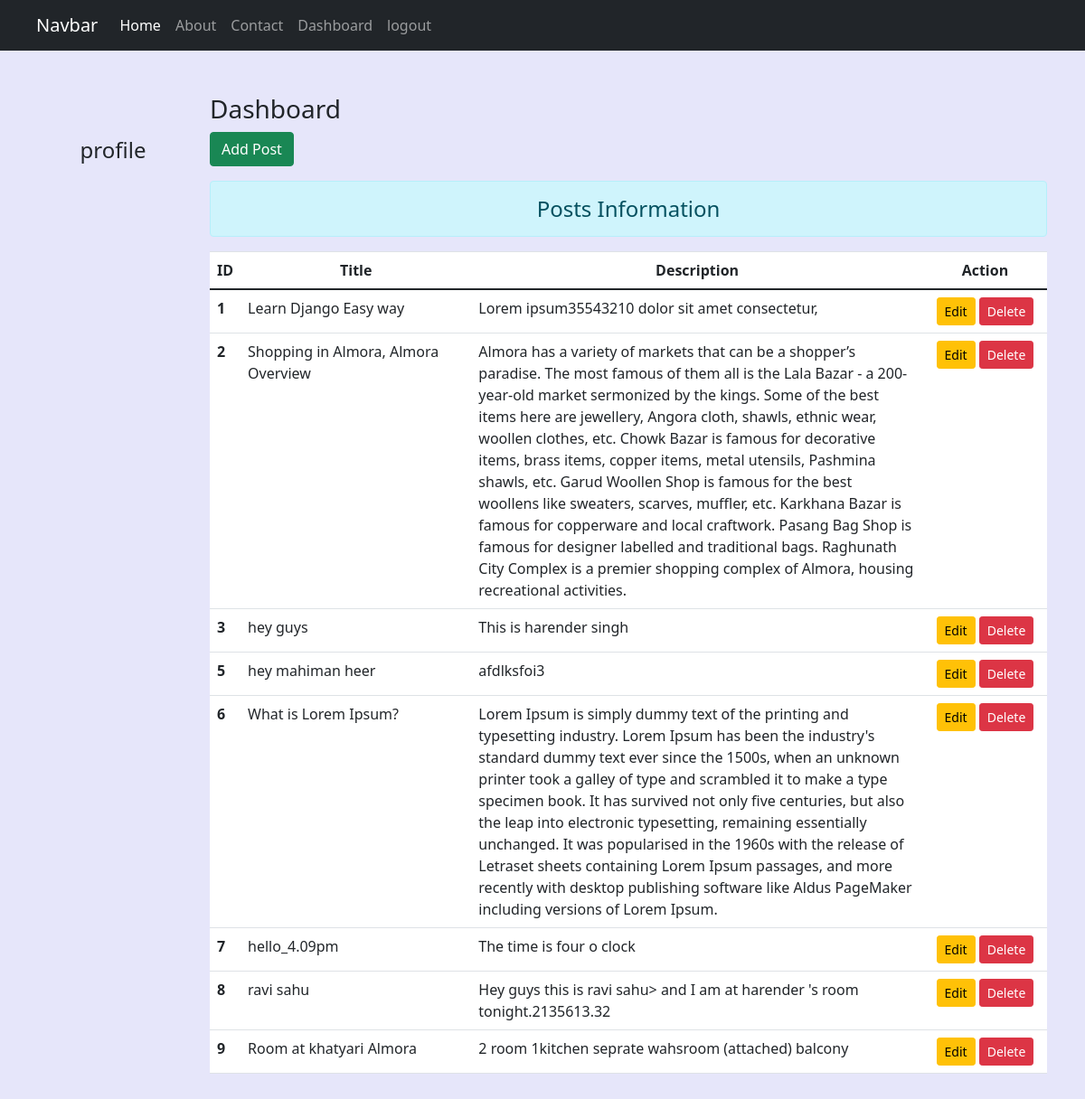
The page /dashboard/ (signed in) on the database its author committed.
### blog/models.py (models this page shows)
class Post(models.Model):
    title = models.CharField(max_length=50)
    desc = models.TextField()

### blog/views.py (the view)
# urls.py: path('dashboard/', views.dashboard, name='dashboard'),
def dashboard(request):
    if request.user.is_authenticated:
        posts = Post.objects.all()
        user = request.user
        full_name = user.get_full_name()
        gps = user.groups.all()
        return render(request,'blog/dashboard.html', {'posts': posts, 'full_name':full_name, 'groups': gps})
    else:
        return HttpResponseRedirect('/login')

### blog/templates/blog/dashboard.html (shortened to what this page needs)
{% extends 'blog/base.html' %}
{% load static %}
{% block side %}
<div class = "col-sm-2 text-dark my-5 text-center">
    <h4 class = "my-5"> profile </h4>
  </div>
{% endblock side %}
{% block content %}
<div class="col-sm-10 my-5" >
    <h3> Dashboard</h3>
    <a href="{% url 'addpost' %}" class="btn btn-success"> Add Post </a>
    <h4 class="text-center alert alert-info mt-3">Posts Information</h4>
    {% if posts %}
    <table class="table table-hover bg-white">
        <thead>
            <tr class = 'text-center'>
                <th scope="col" style="width: 2%;">ID</th>
                <th scope="col" style="width: 28%;">Title</th>
                <th scope="col" style="width: 55%;">Description</th>
                <th scope="col" style="width: 15%;">Action</th>
            </tr>
        </thead>
        <tbody>
            {% for post in posts %}
            <tr>
                <th scope = "row"> {{post.id}} </th>
                <td>{{post.title}}</td>
                <td>{{post.desc}}</td>
                <td class = "text-center">
                    <a href= "{% url 'updatepost' post.id %}" class="btn btn-warning btn-sm"> Edit </a>
                    {% if perms.blog.delete_post %}
                    <form action ="{% url 'deletepost' post.id %}" method = "post" class="d-inline">
                        <input type = "submit" class = "btn btn-danger btn-sm" value = "Delete">
                    </form>
                    {% endif %}
                </td>
            </tr>
            {% endfor %}
        </tbody>
    </table>
    {% else %}
        <h4 class = "text-center alert alert-warning"> No Records</h4>
        {% endif %}
</div>
{% endblock content %}

### blog/static/css/style.css (style rules this page uses)
body { background-color: lavender; }

### rows shown on the page
Post: id "1", title "Learn Django Easy way", desc "Lorem ipsum35543210 dolor sit amet consectetur,"
Post: id "2", title "Shopping in Almora, Almora Overview", desc "Almora has a variety of markets that can be a shopper’s paradise. The most famous of them all is the Lala Bazar - a 200-year-old market sermonized by the kings. Some of the best items here are jewellery, Angora cloth, shawls, ethnic wear, woollen clothes, etc. Chowk Bazar is famous for decorative items, brass items, copper items, metal utensils, Pashmina shawls, etc. Garud Woollen Shop is famous for the best woollens like sweaters, scarves, muffler, etc. Karkhana Bazar is famous for copperware and local craftwork. Pasang Bag Shop is famous for designer labelled and traditional bags. Raghunath City Complex is a premier shopping complex of Almora, housing recreational activities."
Post: id "3", title "hey guys", desc "This is harender singh"
Post: id "5", title "hey mahiman heer", desc "afdlksfoi3"
Post: id "6", title "What is Lorem Ipsum?", desc "Lorem Ipsum is simply dummy text of the printing and typesetting industry. Lorem Ipsum has been the industry's standard dummy text ever since the 1500s, when an unknown printer took a galley of type and scrambled it to make a type specimen book. It has survived not only five centuries, but also the leap into electronic typesetting, remaining essentially unchanged. It was popularised in the 1960s with the release of Letraset sheets containing Lorem Ipsum passages, and more recently with desktop publishing software like Aldus PageMaker including versions of Lorem Ipsum."
Post: id "7", title "hello_4.09pm", desc "The time is four o clock"
Post: id "8", title "ravi sahu", desc "Hey guys this is ravi sahu> and I am at harender 's room tonight.2135613.32"
Post: id "9", title "Room at khatyari Almora", desc "2 room 1kitchen seprate wahsroom (attached) balcony"
